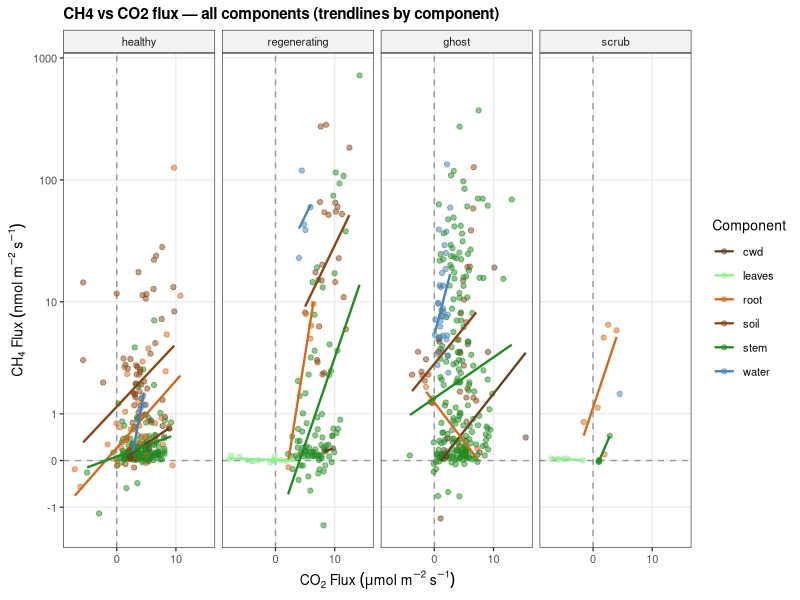
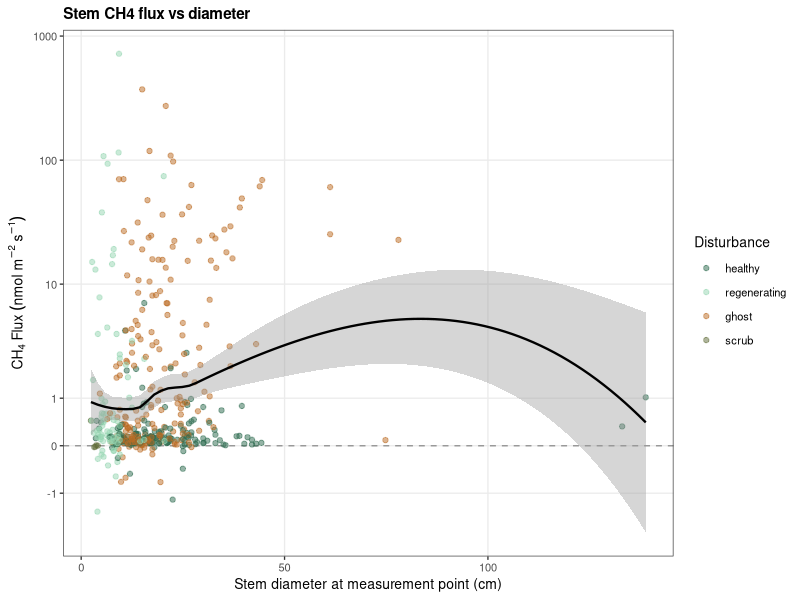
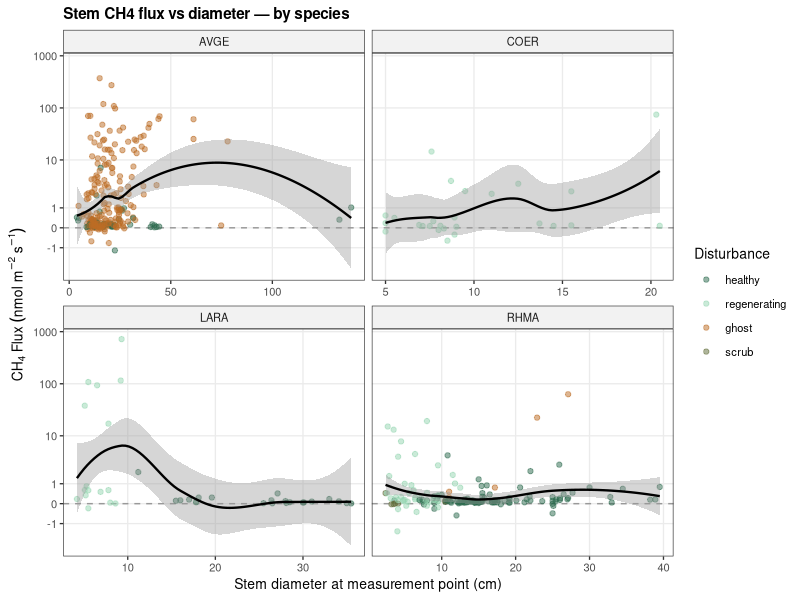
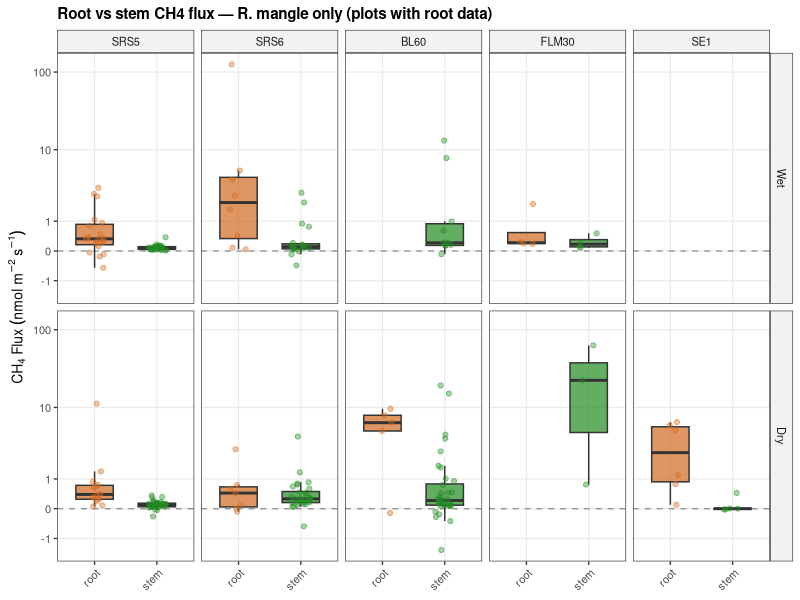
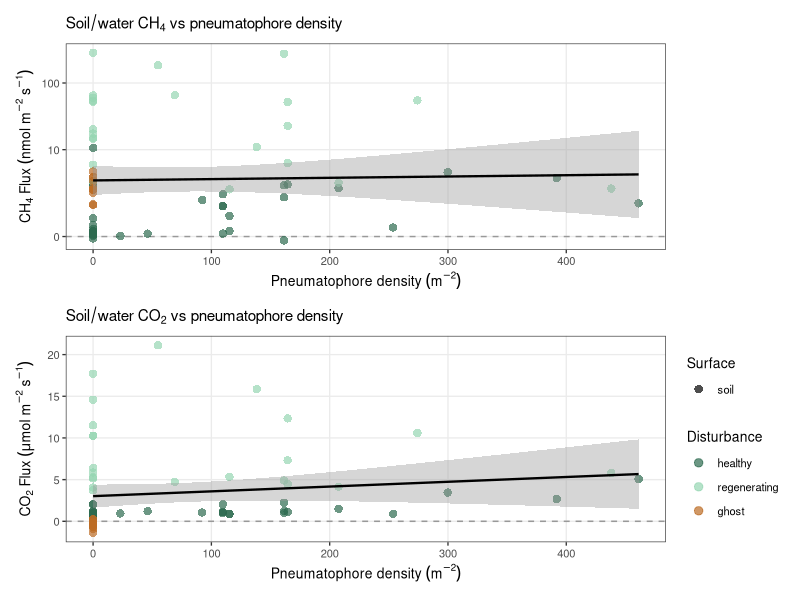

The R script that drew these images, in order: (Note: this script raises an error after producing the figures.)
# =============================================================================
# Exploratory Plots — Tree Flux Relationships
# =============================================================================
# Quick exploratory figures to evaluate candidate relationships for publication.
# Saves PNGs to output/figures/other/exploratory/
# =============================================================================

library(dplyr)
library(tidyr)
library(ggplot2)
library(scales)
library(forcats)

# --- Data Loading (reuse same preprocessing as publication_figures.R) --------
df <- read.csv("output/data_products/combined_gas_flux_dataset.csv")

selected_plots <- c("BL60", "CP40", "FLM30", "MI", "SE1", "SRS5", "SRS6", "RB10")

df <- df %>%
  filter(plot %in% selected_plots) %>%
  filter(is.na(CO2_best.flux) | CO2_best.flux >= -10) %>%
  mutate(
    disturbance_level = factor(disturbance_level,
                               levels = c("healthy", "regenerating", "ghost", "scrub")),
    season_agg = factor(case_when(
      season == "wet" ~ "Wet", season == "dry" ~ "Dry", TRUE ~ NA_character_
    ), levels = c("Wet", "Dry")),
    component = tolower(component),
    plot = factor(plot, levels = c("RB10", "SRS5", "SRS6", "BL60",
                                    "CP40", "FLM30", "MI", "SE1")),
    species = ifelse(species == "COPE", "COER", species)
  )

dir.create("output/figures/other/exploratory", showWarnings = FALSE, recursive = TRUE)

# Shared theme
theme_expl <- function(base_size = 10) {
  theme_bw(base_size = base_size) +
    theme(panel.grid.minor = element_blank(),
          strip.background = element_rect(fill = "grey95"),
          plot.title = element_text(size = base_size + 1, face = "bold"))
}

disturbance_colors <- c("healthy" = "#2D6A4F", "regenerating" = "#95D5B2",
                         "ghost" = "#BC6C25", "scrub" = "#606C38")

cat("Data loaded:", nrow(df), "rows\n\n")


# =============================================================================
# 1. CH4 vs CO2 — all components, colored by component
# =============================================================================
cat("--- 1. CH4 vs CO2 ---\n")

p1_data <- df %>%
  filter(!is.na(CH4_best.flux), !is.na(CO2_best.flux))

component_colors <- c("soil" = "#8B4513", "stem" = "#228B22", "water" = "#4682B4",
                       "root" = "#D2691E", "cwd" = "#654321",
                       "pneumatophore" = "#32CD32", "leaves" = "#90EE90")

p1 <- p1_data %>%
  ggplot(aes(x = CO2_best.flux, y = CH4_best.flux, color = component)) +
  geom_hline(yintercept = 0, linetype = "dashed", color = "grey60") +
  geom_vline(xintercept = 0, linetype = "dashed", color = "grey60") +
  geom_point(alpha = 0.5, size = 1.5) +
  geom_smooth(method = "lm", se = FALSE, linewidth = 0.8, alpha = 0.7) +
  scale_x_continuous(trans = "asinh",
                     breaks = c(-10, 0, 10, 100, 1000),
                     labels = c("-10", "0", "10", "100", "1000")) +
  scale_y_continuous(trans = "asinh",
                     breaks = c(-1, 0, 1, 10, 100, 1000),
                     labels = c("-1", "0", "1", "10", "100", "1000")) +
  scale_color_manual(values = component_colors, name = "Component") +
  labs(x = expression(CO[2]~Flux~(mu*mol~m^{-2}~s^{-1})),
       y = expression(CH[4]~Flux~(nmol~m^{-2}~s^{-1})),
       title = "CH4 vs CO2 flux — all components (trendlines by component)") +
  theme_expl() +
  facet_wrap(~ disturbance_level, nrow = 1)

ggsave("output/figures/other/exploratory/expl_ch4_vs_co2.png", p1,
       width = 12, height = 4, dpi = 200)
cat("Saved: expl_ch4_vs_co2.png\n")


# =============================================================================
# 2. CH4 by stem diameter
# =============================================================================
cat("\n--- 2. CH4 vs stem diameter ---\n")

p2_data <- df %>%
  filter(component == "stem",
         !is.na(CH4_best.flux), !is.na(diameter), diameter > 0)

cat("  n =", nrow(p2_data), "stem measurements with diameter\n")
cat("  diameter range:", range(p2_data$diameter), "\n")

p2 <- p2_data %>%
  ggplot(aes(x = diameter, y = CH4_best.flux, color = disturbance_level)) +
  geom_hline(yintercept = 0, linetype = "dashed", color = "grey60") +
  geom_point(alpha = 0.5, size = 1.5) +
  geom_smooth(method = "loess", se = TRUE, color = "black", linewidth = 0.8) +
  scale_y_continuous(trans = "asinh",
                     breaks = c(-1, 0, 1, 10, 100, 1000),
                     labels = c("-1", "0", "1", "10", "100", "1000")) +
  scale_color_manual(values = disturbance_colors, name = "Disturbance") +
  labs(x = "Stem diameter at measurement point (cm)",
       y = expression(CH[4]~Flux~(nmol~m^{-2}~s^{-1})),
       title = "Stem CH4 flux vs diameter") +
  theme_expl()

# Also faceted by species
p2b <- p2_data %>%
  filter(species %in% c("AVGE", "RHMA", "LARA", "COER")) %>%
  ggplot(aes(x = diameter, y = CH4_best.flux, color = disturbance_level)) +
  geom_hline(yintercept = 0, linetype = "dashed", color = "grey60") +
  geom_point(alpha = 0.5, size = 1.5) +
  geom_smooth(method = "loess", se = TRUE, color = "black", linewidth = 0.8) +
  scale_y_continuous(trans = "asinh",
                     breaks = c(-1, 0, 1, 10, 100, 1000),
                     labels = c("-1", "0", "1", "10", "100", "1000")) +
  scale_color_manual(values = disturbance_colors, name = "Disturbance") +
  facet_wrap(~ species, scales = "free_x") +
  labs(x = "Stem diameter at measurement point (cm)",
       y = expression(CH[4]~Flux~(nmol~m^{-2}~s^{-1})),
       title = "Stem CH4 flux vs diameter — by species") +
  theme_expl()

ggsave("output/figures/other/exploratory/expl_ch4_vs_diameter.png", p2,
       width = 8, height = 5, dpi = 200)
ggsave("output/figures/other/exploratory/expl_ch4_vs_diameter_species.png", p2b,
       width = 10, height = 6, dpi = 200)
cat("Saved: expl_ch4_vs_diameter.png, expl_ch4_vs_diameter_species.png\n")


# =============================================================================
# 3. Root vs stem flux per plot × season (RHMA only)
# =============================================================================
cat("\n--- 3. Root vs stem (RHMA) ---\n")

p3_data <- df %>%
  filter(component %in% c("stem", "root"),
         species == "RHMA",
         !is.na(CH4_best.flux)) %>%
  mutate(component = factor(component, levels = c("root", "stem")))

cat("  Root RHMA:", sum(p3_data$component == "root"), "\n")
cat("  Stem RHMA:", sum(p3_data$component == "stem"), "\n")
cat("  Plots with root data:", paste(unique(p3_data$plot[p3_data$component == "root"]),
                                      collapse = ", "), "\n")

# Only keep plots that have root data
plots_with_roots <- p3_data %>%
  filter(component == "root") %>%
  pull(plot) %>% unique()

p3_data <- p3_data %>% filter(plot %in% plots_with_roots)

p3 <- p3_data %>%
  ggplot(aes(x = component, y = CH4_best.flux, fill = component)) +
  geom_hline(yintercept = 0, linetype = "dashed", color = "grey60") +
  geom_boxplot(alpha = 0.7, outlier.shape = NA, width = 0.6) +
  geom_jitter(aes(color = component), width = 0.15, alpha = 0.4, size = 1.5) +
  scale_y_continuous(trans = "asinh",
                     breaks = c(-1, 0, 1, 10, 100, 1000),
                     labels = c("-1", "0", "1", "10", "100", "1000")) +
  scale_fill_manual(values = c("root" = "#D2691E", "stem" = "#228B22"), guide = "none") +
  scale_color_manual(values = c("root" = "#D2691E", "stem" = "#228B22"), guide = "none") +
  facet_grid(season_agg ~ plot) +
  labs(x = NULL,
       y = expression(CH[4]~Flux~(nmol~m^{-2}~s^{-1})),
       title = "Root vs stem CH4 flux — R. mangle only (plots with root data)") +
  theme_expl() +
  theme(axis.text.x = element_text(angle = 45, hjust = 1))

ggsave("output/figures/other/exploratory/expl_root_vs_stem_rhma.png", p3,
       width = 12, height = 5, dpi = 200)
cat("Saved: expl_root_vs_stem_rhma.png\n")


# =============================================================================
# 4. Soil CH4 and CO2 vs pneumatophore density
# =============================================================================
cat("\n--- 4. Soil flux vs pneumatophore density ---\n")

p4_data <- df %>%
  filter(component %in% c("soil", "water"),
         !is.na(pneumatophore_density))

cat("  n =", nrow(p4_data), "measurements with pneumatophore_density\n")
cat("  Density range:", range(p4_data$pneumatophore_density, na.rm = TRUE), "\n")

# CH4
p4a <- p4_data %>%
  filter(!is.na(CH4_best.flux)) %>%
  ggplot(aes(x = pneumatophore_density, y = CH4_best.flux,
             color = disturbance_level, shape = component)) +
  geom_hline(yintercept = 0, linetype = "dashed", color = "grey60") +
  geom_point(alpha = 0.7, size = 2.5) +
  geom_smooth(method = "lm", se = TRUE, color = "black", linewidth = 0.8) +
  scale_y_continuous(trans = "asinh",
                     breaks = c(-10, 0, 10, 100, 1000),
                     labels = c("-10", "0", "10", "100", "1000")) +
  scale_color_manual(values = disturbance_colors, name = "Disturbance") +
  scale_shape_manual(values = c("soil" = 16, "water" = 17), name = "Surface") +
  labs(x = expression(Pneumatophore~density~(m^{-2})),
       y = expression(CH[4]~Flux~(nmol~m^{-2}~s^{-1})),
       title = expression(Soil/water~CH[4]~vs~pneumatophore~density)) +
  theme_expl()

# CO2
p4b <- p4_data %>%
  filter(!is.na(CO2_best.flux)) %>%
  ggplot(aes(x = pneumatophore_density, y = CO2_best.flux,
             color = disturbance_level, shape = component)) +
  geom_hline(yintercept = 0, linetype = "dashed", color = "grey60") +
  geom_point(alpha = 0.7, size = 2.5) +
  geom_smooth(method = "lm", se = TRUE, color = "black", linewidth = 0.8) +
  scale_color_manual(values = disturbance_colors, name = "Disturbance") +
  scale_shape_manual(values = c("soil" = 16, "water" = 17), name = "Surface") +
  labs(x = expression(Pneumatophore~density~(m^{-2})),
       y = expression(CO[2]~Flux~(mu*mol~m^{-2}~s^{-1})),
       title = expression(Soil/water~CO[2]~vs~pneumatophore~density)) +
  theme_expl()

library(patchwork)
p4 <- p4a + theme(legend.position = "none") +
  p4b + theme(legend.position = "right") +
  plot_layout(ncol = 1)

ggsave("output/figures/other/exploratory/expl_flux_vs_pneumatophore_density.png", p4,
       width = 9, height = 8, dpi = 200)
cat("Saved: expl_flux_vs_pneumatophore_density.png\n")


# =============================================================================
# 5. CH4 by above water vs above sediment
# =============================================================================
cat("\n--- 5. CH4 by above water vs sediment ---\n")

p5_data <- df %>%
  filter(component %in% c("stem", "root"),
         !is.na(CH4_best.flux),
         !is.na(above), above != "") %>%
  mutate(above = factor(above, levels = c("sediment", "water")))

cat("  Above sediment:", sum(p5_data$above == "sediment"), "\n")
cat("  Above water:", sum(p5_data$above == "water"), "\n")

# Overall
p5a <- p5_data %>%
  ggplot(aes(x = above, y = CH4_best.flux, fill = above)) +
  geom_hline(yintercept = 0, linetype = "dashed", color = "grey60") +
  geom_boxplot(alpha = 0.7, outlier.shape = NA, width = 0.6) +
  geom_jitter(alpha = 0.3, width = 0.15, size = 1) +
  scale_y_continuous(trans = "asinh",
                     breaks = c(-1, 0, 1, 10, 100, 1000),
                     labels = c("-1", "0", "1", "10", "100", "1000")) +
  scale_fill_manual(values = c("sediment" = "#C4A882", "water" = "#4682B4"),
                    guide = "none") +
  labs(x = "Measurement above...", y = expression(CH[4]~Flux~(nmol~m^{-2}~s^{-1})),
       title = "Stem + root CH4: above sediment vs water") +
  theme_expl()

# By component and disturbance
p5b <- p5_data %>%
  ggplot(aes(x = above, y = CH4_best.flux, fill = above)) +
  geom_hline(yintercept = 0, linetype = "dashed", color = "grey60") +
  geom_boxplot(alpha = 0.7, outlier.shape = NA, width = 0.6) +
  geom_jitter(alpha = 0.3, width = 0.15, size = 1) +
  scale_y_continuous(trans = "asinh",
                     breaks = c(-1, 0, 1, 10, 100, 1000),
                     labels = c("-1", "0", "1", "10", "100", "1000")) +
  scale_fill_manual(values = c("sediment" = "#C4A882", "water" = "#4682B4"),
                    guide = "none") +
  facet_grid(component ~ disturbance_level) +
  labs(x = "Measurement above...", y = expression(CH[4]~Flux~(nmol~m^{-2}~s^{-1})),
       title = "CH4 by inundation — component × disturbance") +
  theme_expl()

ggsave("output/figures/other/exploratory/expl_ch4_above_water_vs_sediment.png", p5a,
       width = 5, height = 5, dpi = 200)
ggsave("output/figures/other/exploratory/expl_ch4_above_water_vs_sediment_faceted.png", p5b,
       width = 10, height = 5, dpi = 200)
cat("Saved: expl_ch4_above_water_vs_sediment.png, _faceted.png\n")

cat("\n===== All exploratory plots saved to output/figures/other/exploratory/ =====\n")
